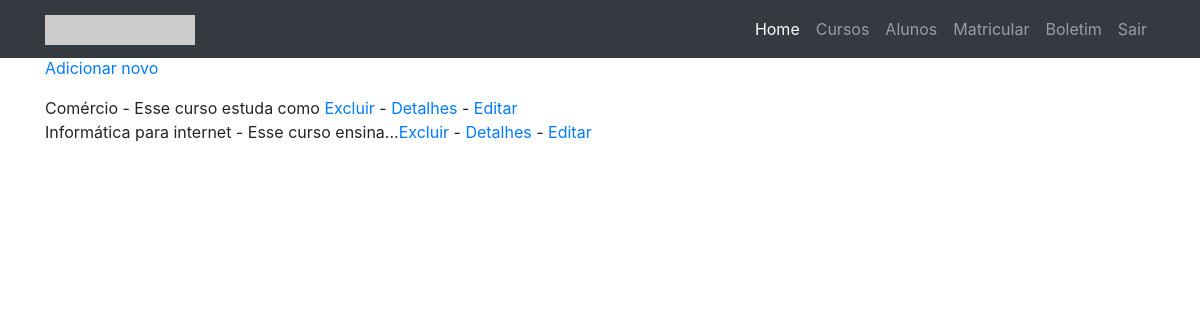
Page /exemplo_ci2018/index.php/curso/listar on the earlier database version.
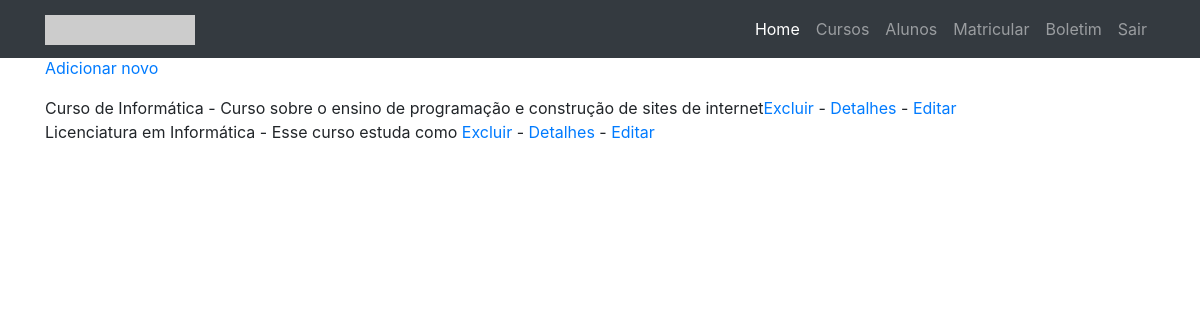
Same page on the later database version.
### tables this page shows
CREATE TABLE `curso` (
  `id` int(11) NOT NULL,
  `nome` varchar(30) NOT NULL,
  `descricao` varchar(100) NOT NULL
);

### exemplo_ci2018/application/controllers/Curso.php (called while the page is built, shortened)
<?php
class Curso extends CI_Controller {
   public function listar(){
       $this->load->model('Curso_model');
       $dados["cursos"] = $this->Curso_model->recuperar();
       $this->load->view('template/cabecalho');
       $this->load->view('template/nav');
       $this->load->view('listarcursos', $dados);
       $this->load->view('template/rodape');
   }
}

### exemplo_ci2018/index.php (called while the page is built, shortened)
<?php
require_once BASEPATH.'core/CodeIgniter.php';

### exemplo_ci2018/application/models/Curso_model.php (called while the page is built, shortened)
<?php
class Curso_model extends CI_Model{
    public function recuperar(){
        $this->db->order_by('nome', 'asc');
        $query = $this->db->get('curso');
        return $query->result();
    }
}

### exemplo_ci2018/application/views/listarcursos.php (the view)
<p><a href="<?= base_url('curso/cadastrar')?>">Adicionar novo</a></p>
<?php
    foreach ($cursos as $c){
        echo $c->nome." - ".$c->descricao;
        $link = base_url('curso/excluir/'.$c->id);
        echo "<a href='".$link."'>Excluir</a>";
        $link = base_url('curso/detalhes/'.$c->id);
        echo " - <a href='".$link."'>Detalhes</a>";
        $link = base_url('curso/editar/'.$c->id);
        echo " - <a href='".$link."'>Editar</a><br/>";
    }

### exemplo_ci2018/application/views/template/cabecalho.php (shortened to what this page needs)
<!DOCTYPE html>
<html lang="en">
  <head>
    <link href="<?= base_url('assets/vendor/bootstrap/css/bootstrap.min.css')?>" rel="stylesheet">
    <link href="<?= base_url('assets/css/logo-nav.css')?>" rel="stylesheet">
  </head>
  <body>

### exemplo_ci2018/application/views/template/nav.php (shortened to what this page needs)
<nav class="navbar navbar-expand-lg navbar-dark bg-dark fixed-top">
  <div class="container">
    <a class="navbar-brand" href="#">
      <img src="http://placehold.it/300x60?text=Logo" width="150" height="30" alt="">
    </a>
    <div class="collapse navbar-collapse" id="navbarResponsive">
      <ul class="navbar-nav ml-auto">
        <li class="nav-item active">
          <a class="nav-link" href="<?= base_url();?>">Home
          </a>
        </li>
        <li class="nav-item">
          <a class="nav-link" href="<?= base_url('curso/listar')?>">Cursos</a>
        </li><li class="nav-item">
          <a class="nav-link" href="<?= base_url('aluno/listar')?>">Alunos</a>
        </li>
        <li class="nav-item">
          <a class="nav-link" href="<?= base_url('aluno/matricular')?>">Matricular</a>
        </li>
        <li class="nav-item">
          <a class="nav-link" href="<?= base_url('aluno/media/10/8')?>">Boletim</a>
        </li><li class="nav-item">
          <a class="nav-link" href="<?= base_url('usuario/logoff')?>">Sair</a>
        </li>
      </ul>
    </div>
  </div>
</nav>
<div class="container">

### exemplo_ci2018/application/views/template/rodape.php (shortened to what this page needs)
    </div>
  </body>
</html>

### exemplo_ci2018/assets/css/logo-nav.css (style rules this page uses)
body { padding-top: 54px; }
@media (min-width: 992px) { body { padding-top: 56px; } }

Differences in the rows shown:
changed curso: nome "Informática para internet" → "Curso de Informática"; descricao "Esse curso ensina..." → "Curso sobre o ensino de programação e construção de sites de internet"; moves up the list
changed curso "Esse curso estuda como": nome "Comércio" → "Licenciatura em Informática"
